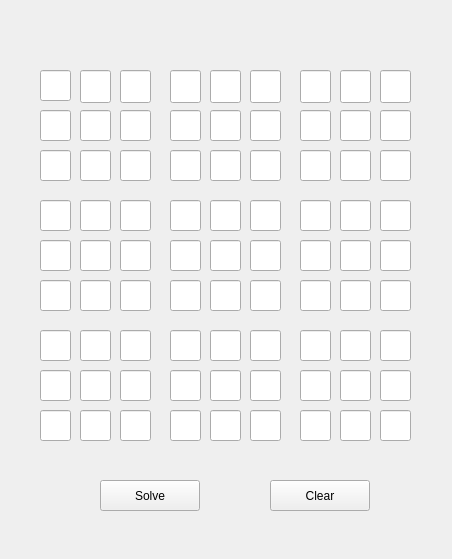
<?xml version="1.0" encoding="UTF-8"?>
<ui version="4.0">
 <class>MainWindow</class>
 <widget class="QMainWindow" name="MainWindow">
  <property name="geometry">
   <rect>
    <x>0</x>
    <y>0</y>
    <width>452</width>
    <height>559</height>
   </rect>
  </property>
  <property name="acceptDrops">
   <bool>false</bool>
  </property>
  <property name="windowTitle">
   <string>Sudoku Solver</string>
  </property>
  <property name="autoFillBackground">
   <bool>false</bool>
  </property>
  <property name="animated">
   <bool>true</bool>
  </property>
  <property name="dockNestingEnabled">
   <bool>false</bool>
  </property>
  <property name="unifiedTitleAndToolBarOnMac">
   <bool>false</bool>
  </property>
  <widget class="QWidget" name="centralwidget">
   <widget class="QLineEdit" name="l00">
    <property name="geometry">
     <rect>
      <x>40</x>
      <y>70</y>
      <width>31</width>
      <height>31</height>
     </rect>
    </property>
    <property name="text">
     <string/>
    </property>
    <property name="alignment">
     <set>Qt::AlignCenter</set>
    </property>
   </widget>
   <widget class="QLineEdit" name="l01">
    <property name="geometry">
     <rect>
      <x>80</x>
      <y>70</y>
      <width>31</width>
      <height>33</height>
     </rect>
    </property>
   </widget>
   <widget class="QLineEdit" name="l02">
    <property name="geometry">
     <rect>
      <x>120</x>
      <y>70</y>
      <width>31</width>
      <height>33</height>
     </rect>
    </property>
   </widget>
   <widget class="QLineEdit" name="l03">
    <property name="geometry">
     <rect>
      <x>170</x>
      <y>70</y>
      <width>31</width>
      <height>33</height>
     </rect>
    </property>
   </widget>
   <widget class="QLineEdit" name="l04">
    <property name="geometry">
     <rect>
      <x>210</x>
      <y>70</y>
      <width>31</width>
      <height>33</height>
     </rect>
    </property>
   </widget>
   <widget class="QLineEdit" name="l05">
    <property name="geometry">
     <rect>
      <x>250</x>
      <y>70</y>
      <width>31</width>
      <height>33</height>
     </rect>
    </property>
   </widget>
   <widget class="QLineEdit" name="l06">
    <property name="geometry">
     <rect>
      <x>300</x>
      <y>70</y>
      <width>31</width>
      <height>33</height>
     </rect>
    </property>
   </widget>
   <widget class="QLineEdit" name="l07">
    <property name="geometry">
     <rect>
      <x>340</x>
      <y>70</y>
      <width>31</width>
      <height>33</height>
     </rect>
    </property>
   </widget>
   <widget class="QLineEdit" name="l08">
    <property name="geometry">
     <rect>
      <x>380</x>
      <y>70</y>
      <width>31</width>
      <height>33</height>
     </rect>
    </property>
   </widget>
   <widget class="QLineEdit" name="l10">
    <property name="geometry">
     <rect>
      <x>40</x>
      <y>110</y>
      <width>31</width>
      <height>31</height>
     </rect>
    </property>
   </widget>
   <widget class="QLineEdit" name="l11">
    <property name="geometry">
     <rect>
      <x>80</x>
      <y>110</y>
      <width>31</width>
      <height>31</height>
     </rect>
    </property>
   </widget>
   <widget class="QLineEdit" name="l12">
    <property name="geometry">
     <rect>
      <x>120</x>
      <y>110</y>
      <width>31</width>
      <height>31</height>
     </rect>
    </property>
   </widget>
   <widget class="QLineEdit" name="l13">
    <property name="geometry">
     <rect>
      <x>170</x>
      <y>110</y>
      <width>31</width>
      <height>31</height>
     </rect>
    </property>
   </widget>
   <widget class="QLineEdit" name="l14">
    <property name="geometry">
     <rect>
      <x>210</x>
      <y>110</y>
      <width>31</width>
      <height>31</height>
     </rect>
    </property>
   </widget>
   <widget class="QLineEdit" name="l15">
    <property name="geometry">
     <rect>
      <x>250</x>
      <y>110</y>
      <width>31</width>
      <height>31</height>
     </rect>
    </property>
   </widget>
   <widget class="QLineEdit" name="l16">
    <property name="geometry">
     <rect>
      <x>300</x>
      <y>110</y>
      <width>31</width>
      <height>31</height>
     </rect>
    </property>
   </widget>
   <widget class="QLineEdit" name="l17">
    <property name="geometry">
     <rect>
      <x>340</x>
      <y>110</y>
      <width>31</width>
      <height>31</height>
     </rect>
    </property>
   </widget>
   <widget class="QLineEdit" name="l18">
    <property name="geometry">
     <rect>
      <x>380</x>
      <y>110</y>
      <width>31</width>
      <height>31</height>
     </rect>
    </property>
   </widget>
   <widget class="QLineEdit" name="l20">
    <property name="geometry">
     <rect>
      <x>40</x>
      <y>150</y>
      <width>31</width>
      <height>31</height>
     </rect>
    </property>
   </widget>
   <widget class="QLineEdit" name="l21">
    <property name="geometry">
     <rect>
      <x>80</x>
      <y>150</y>
      <width>31</width>
      <height>31</height>
     </rect>
    </property>
   </widget>
   <widget class="QLineEdit" name="l22">
    <property name="geometry">
     <rect>
      <x>120</x>
      <y>150</y>
      <width>31</width>
      <height>31</height>
     </rect>
    </property>
   </widget>
   <widget class="QLineEdit" name="l23">
    <property name="geometry">
     <rect>
      <x>170</x>
      <y>150</y>
      <width>31</width>
      <height>31</height>
     </rect>
    </property>
   </widget>
   <widget class="QLineEdit" name="l24">
    <property name="geometry">
     <rect>
      <x>210</x>
      <y>150</y>
      <width>31</width>
      <height>31</height>
     </rect>
    </property>
   </widget>
   <widget class="QLineEdit" name="l25">
    <property name="geometry">
     <rect>
      <x>250</x>
      <y>150</y>
      <width>31</width>
      <height>31</height>
     </rect>
    </property>
   </widget>
   <widget class="QLineEdit" name="l26">
    <property name="geometry">
     <rect>
      <x>300</x>
      <y>150</y>
      <width>31</width>
      <height>31</height>
     </rect>
    </property>
   </widget>
   <widget class="QLineEdit" name="l27">
    <property name="geometry">
     <rect>
      <x>340</x>
      <y>150</y>
      <width>31</width>
      <height>31</height>
     </rect>
    </property>
   </widget>
   <widget class="QLineEdit" name="l28">
    <property name="geometry">
     <rect>
      <x>380</x>
      <y>150</y>
      <width>31</width>
      <height>31</height>
     </rect>
    </property>
   </widget>
   <widget class="QLineEdit" name="l30">
    <property name="geometry">
     <rect>
      <x>40</x>
      <y>200</y>
      <width>31</width>
      <height>31</height>
     </rect>
    </property>
   </widget>
   <widget class="QLineEdit" name="l31">
    <property name="geometry">
     <rect>
      <x>80</x>
      <y>200</y>
      <width>31</width>
      <height>31</height>
     </rect>
    </property>
   </widget>
   <widget class="QLineEdit" name="l32">
    <property name="geometry">
     <rect>
      <x>120</x>
      <y>200</y>
      <width>31</width>
      <height>31</height>
     </rect>
    </property>
   </widget>
   <widget class="QLineEdit" name="l33">
    <property name="geometry">
     <rect>
      <x>170</x>
      <y>200</y>
      <width>31</width>
      <height>31</height>
     </rect>
    </property>
   </widget>
   <widget class="QLineEdit" name="l34">
    <property name="geometry">
     <rect>
      <x>210</x>
      <y>200</y>
      <width>31</width>
      <height>31</height>
     </rect>
    </property>
   </widget>
   <widget class="QLineEdit" name="l35">
    <property name="geometry">
     <rect>
      <x>250</x>
      <y>200</y>
      <width>31</width>
      <height>31</height>
     </rect>
    </property>
   </widget>
   <widget class="QLineEdit" name="l36">
    <property name="geometry">
     <rect>
      <x>300</x>
      <y>200</y>
      <width>31</width>
      <height>31</height>
     </rect>
    </property>
   </widget>
   <widget class="QLineEdit" name="l37">
    <property name="geometry">
     <rect>
      <x>340</x>
      <y>200</y>
      <width>31</width>
      <height>31</height>
     </rect>
    </property>
   </widget>
   <widget class="QLineEdit" name="l38">
    <property name="geometry">
     <rect>
      <x>380</x>
      <y>200</y>
      <width>31</width>
      <height>31</height>
     </rect>
    </property>
   </widget>
   <widget class="QLineEdit" name="l40">
    <property name="geometry">
     <rect>
      <x>40</x>
      <y>240</y>
      <width>31</width>
      <height>31</height>
     </rect>
    </property>
   </widget>
   <widget class="QLineEdit" name="l41">
    <property name="geometry">
     <rect>
      <x>80</x>
      <y>240</y>
      <width>31</width>
      <height>31</height>
     </rect>
    </property>
   </widget>
   <widget class="QLineEdit" name="l42">
    <property name="geometry">
     <rect>
      <x>120</x>
      <y>240</y>
      <width>31</width>
      <height>31</height>
     </rect>
    </property>
   </widget>
   <widget class="QLineEdit" name="l43">
    <property name="geometry">
     <rect>
      <x>170</x>
      <y>240</y>
      <width>31</width>
      <height>31</height>
     </rect>
    </property>
   </widget>
   <widget class="QLineEdit" name="l44">
    <property name="geometry">
     <rect>
      <x>210</x>
      <y>240</y>
      <width>31</width>
      <height>31</height>
     </rect>
    </property>
   </widget>
   <widget class="QLineEdit" name="l45">
    <property name="geometry">
     <rect>
      <x>250</x>
      <y>240</y>
      <width>31</width>
      <height>31</height>
     </rect>
    </property>
   </widget>
   <widget class="QLineEdit" name="l46">
    <property name="geometry">
     <rect>
      <x>300</x>
      <y>240</y>
      <width>31</width>
      <height>31</height>
     </rect>
    </property>
   </widget>
   <widget class="QLineEdit" name="l47">
    <property name="geometry">
     <rect>
      <x>340</x>
      <y>240</y>
      <width>31</width>
      <height>31</height>
     </rect>
    </property>
   </widget>
   <widget class="QLineEdit" name="l48">
    <property name="geometry">
     <rect>
      <x>380</x>
      <y>240</y>
      <width>31</width>
      <height>31</height>
     </rect>
    </property>
   </widget>
   <widget class="QLineEdit" name="l50">
    <property name="geometry">
     <rect>
      <x>40</x>
      <y>280</y>
      <width>31</width>
      <height>31</height>
     </rect>
    </property>
   </widget>
   <widget class="QLineEdit" name="l51">
    <property name="geometry">
     <rect>
      <x>80</x>
      <y>280</y>
      <width>31</width>
      <height>31</height>
     </rect>
    </property>
   </widget>
   <widget class="QLineEdit" name="l52">
    <property name="geometry">
     <rect>
      <x>120</x>
      <y>280</y>
      <width>31</width>
      <height>31</height>
     </rect>
    </property>
   </widget>
   <widget class="QLineEdit" name="l53">
    <property name="geometry">
     <rect>
      <x>170</x>
      <y>280</y>
      <width>31</width>
      <height>31</height>
     </rect>
    </property>
   </widget>
   <widget class="QLineEdit" name="l54">
    <property name="geometry">
     <rect>
      <x>210</x>
      <y>280</y>
      <width>31</width>
      <height>31</height>
     </rect>
    </property>
   </widget>
   <widget class="QLineEdit" name="l55">
    <property name="geometry">
     <rect>
      <x>250</x>
      <y>280</y>
      <width>31</width>
      <height>31</height>
     </rect>
    </property>
   </widget>
   <widget class="QLineEdit" name="l56">
    <property name="geometry">
     <rect>
      <x>300</x>
      <y>280</y>
      <width>31</width>
      <height>31</height>
     </rect>
    </property>
   </widget>
   <widget class="QLineEdit" name="l57">
    <property name="geometry">
     <rect>
      <x>340</x>
      <y>280</y>
      <width>31</width>
      <height>31</height>
     </rect>
    </property>
   </widget>
   <widget class="QLineEdit" name="l58">
    <property name="geometry">
     <rect>
      <x>380</x>
      <y>280</y>
      <width>31</width>
      <height>31</height>
     </rect>
    </property>
   </widget>
   <widget class="QLineEdit" name="l60">
    <property name="geometry">
     <rect>
      <x>40</x>
      <y>330</y>
      <width>31</width>
      <height>31</height>
     </rect>
    </property>
   </widget>
   <widget class="QLineEdit" name="l61">
    <property name="geometry">
     <rect>
      <x>80</x>
      <y>330</y>
      <width>31</width>
      <height>31</height>
     </rect>
    </property>
   </widget>
   <widget class="QLineEdit" name="l62">
    <property name="geometry">
     <rect>
      <x>120</x>
      <y>330</y>
      <width>31</width>
      <height>31</height>
     </rect>
    </property>
   </widget>
   <widget class="QLineEdit" name="l63">
    <property name="geometry">
     <rect>
      <x>170</x>
      <y>330</y>
      <width>31</width>
      <height>31</height>
     </rect>
    </property>
   </widget>
   <widget class="QLineEdit" name="l64">
    <property name="geometry">
     <rect>
      <x>210</x>
      <y>330</y>
      <width>31</width>
      <height>31</height>
     </rect>
    </property>
   </widget>
   <widget class="QLineEdit" name="l65">
    <property name="geometry">
     <rect>
      <x>250</x>
      <y>330</y>
      <width>31</width>
      <height>31</height>
     </rect>
    </property>
   </widget>
   <widget class="QLineEdit" name="l66">
    <property name="geometry">
     <rect>
      <x>300</x>
      <y>330</y>
      <width>31</width>
      <height>31</height>
     </rect>
    </property>
   </widget>
   <widget class="QLineEdit" name="l67">
    <property name="geometry">
     <rect>
      <x>340</x>
      <y>330</y>
      <width>31</width>
      <height>31</height>
     </rect>
    </property>
   </widget>
   <widget class="QLineEdit" name="l68">
    <property name="geometry">
     <rect>
      <x>380</x>
      <y>330</y>
      <width>31</width>
      <height>31</height>
     </rect>
    </property>
   </widget>
   <widget class="QLineEdit" name="l70">
    <property name="geometry">
     <rect>
      <x>40</x>
      <y>370</y>
      <width>31</width>
      <height>31</height>
     </rect>
    </property>
   </widget>
   <widget class="QLineEdit" name="l71">
    <property name="geometry">
     <rect>
      <x>80</x>
      <y>370</y>
      <width>31</width>
      <height>31</height>
     </rect>
    </property>
   </widget>
   <widget class="QLineEdit" name="l72">
    <property name="geometry">
     <rect>
      <x>120</x>
      <y>370</y>
      <width>31</width>
      <height>31</height>
     </rect>
    </property>
   </widget>
   <widget class="QLineEdit" name="l73">
    <property name="geometry">
     <rect>
      <x>170</x>
      <y>370</y>
      <width>31</width>
      <height>31</height>
     </rect>
    </property>
   </widget>
   <widget class="QLineEdit" name="l74">
    <property name="geometry">
     <rect>
      <x>210</x>
      <y>370</y>
      <width>31</width>
      <height>31</height>
     </rect>
    </property>
   </widget>
   <widget class="QLineEdit" name="l75">
    <property name="geometry">
     <rect>
      <x>250</x>
      <y>370</y>
      <width>31</width>
      <height>31</height>
     </rect>
    </property>
   </widget>
   <widget class="QLineEdit" name="l76">
    <property name="geometry">
     <rect>
      <x>300</x>
      <y>370</y>
      <width>31</width>
      <height>31</height>
     </rect>
    </property>
   </widget>
   <widget class="QLineEdit" name="l77">
    <property name="geometry">
     <rect>
      <x>340</x>
      <y>370</y>
      <width>31</width>
      <height>31</height>
     </rect>
    </property>
   </widget>
   <widget class="QLineEdit" name="l78">
    <property name="geometry">
     <rect>
      <x>380</x>
      <y>370</y>
      <width>31</width>
      <height>31</height>
     </rect>
    </property>
   </widget>
   <widget class="QLineEdit" name="l80">
    <property name="geometry">
     <rect>
      <x>40</x>
      <y>410</y>
      <width>31</width>
      <height>31</height>
     </rect>
    </property>
   </widget>
   <widget class="QLineEdit" name="l81">
    <property name="geometry">
     <rect>
      <x>80</x>
      <y>410</y>
      <width>31</width>
      <height>31</height>
     </rect>
    </property>
   </widget>
   <widget class="QLineEdit" name="l82">
    <property name="geometry">
     <rect>
      <x>120</x>
      <y>410</y>
      <width>31</width>
      <height>31</height>
     </rect>
    </property>
   </widget>
   <widget class="QLineEdit" name="l83">
    <property name="geometry">
     <rect>
      <x>170</x>
      <y>410</y>
      <width>31</width>
      <height>31</height>
     </rect>
    </property>
   </widget>
   <widget class="QLineEdit" name="l84">
    <property name="geometry">
     <rect>
      <x>210</x>
      <y>410</y>
      <width>31</width>
      <height>31</height>
     </rect>
    </property>
   </widget>
   <widget class="QLineEdit" name="l85">
    <property name="geometry">
     <rect>
      <x>250</x>
      <y>410</y>
      <width>31</width>
      <height>31</height>
     </rect>
    </property>
   </widget>
   <widget class="QLineEdit" name="l86">
    <property name="geometry">
     <rect>
      <x>300</x>
      <y>410</y>
      <width>31</width>
      <height>31</height>
     </rect>
    </property>
   </widget>
   <widget class="QLineEdit" name="l87">
    <property name="geometry">
     <rect>
      <x>340</x>
      <y>410</y>
      <width>31</width>
      <height>31</height>
     </rect>
    </property>
   </widget>
   <widget class="QLineEdit" name="l88">
    <property name="geometry">
     <rect>
      <x>380</x>
      <y>410</y>
      <width>31</width>
      <height>31</height>
     </rect>
    </property>
   </widget>
   <widget class="QPushButton" name="solveButton">
    <property name="geometry">
     <rect>
      <x>100</x>
      <y>480</y>
      <width>100</width>
      <height>31</height>
     </rect>
    </property>
    <property name="text">
     <string>Solve</string>
    </property>
   </widget>
   <widget class="QPushButton" name="clearButton">
    <property name="geometry">
     <rect>
      <x>270</x>
      <y>480</y>
      <width>100</width>
      <height>31</height>
     </rect>
    </property>
    <property name="text">
     <string>Clear</string>
    </property>
   </widget>
   <widget class="QLabel" name="label">
    <property name="geometry">
     <rect>
      <x>70</x>
      <y>20</y>
      <width>311</width>
      <height>31</height>
     </rect>
    </property>
    <property name="styleSheet">
     <string notr="true"/>
    </property>
    <property name="text">
     <string/>
    </property>
    <property name="alignment">
     <set>Qt::AlignCenter</set>
    </property>
   </widget>
  </widget>
 </widget>
 <resources/>
 <connections/>
</ui>
